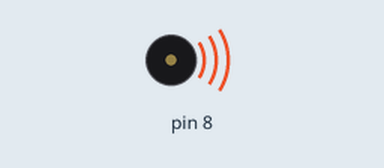
The sketch below on a simulated Arduino Uno, built with avr-gcc and run on an emulated ATmega328P. On the bench: buzzer (waves = sounding).

Above: at 0.1 s.
At 1.1 s:
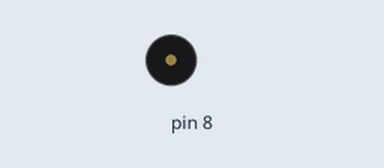
Timing chart, 0 to 2.6 s (numbered marks = the images above):
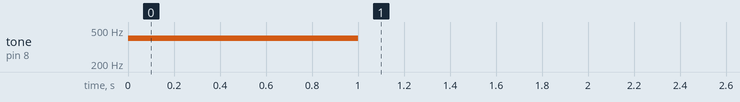

The sketch:

02_tone_duration.ino
```cpp
void setup() {
  tone(8, 400, 1000);
}

void loop() {
}
```

Measured:
- by itself, tone on pin 8: silent → 400 Hz at 0.00 s, → silent 1.0 s later
